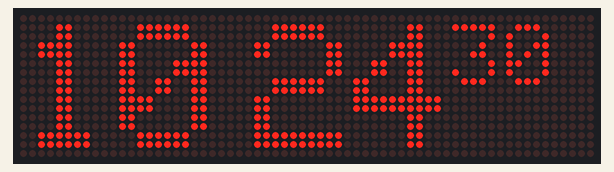
Recording of a sketch running on a simulated Arduino Uno, built with avr-gcc and run on an emulated ATmega328P. On the bench: 64×16 LED matrix. The local clock reads 2024-03-15 10:24:30 at power-on unless the sketch sets it.

Above: at 0.71 s.
At 5.52 s:
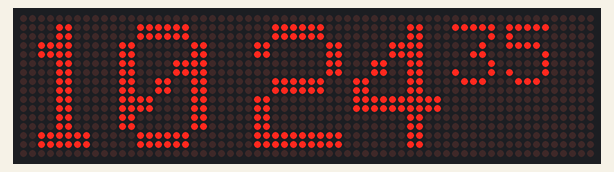
At 10.48 s:
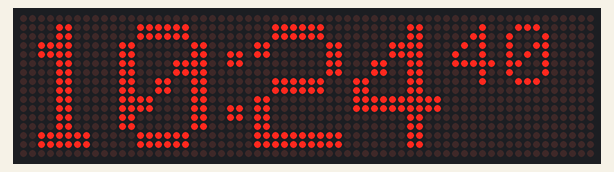
At 20.24 s:
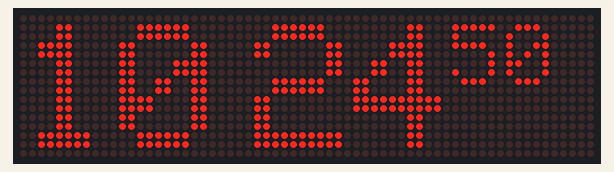
At 30.01 s:
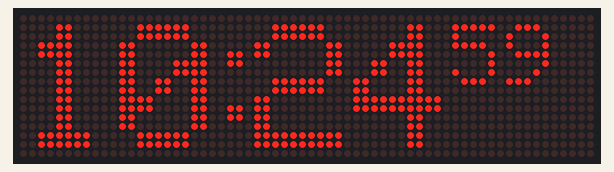
At 39.79 s:
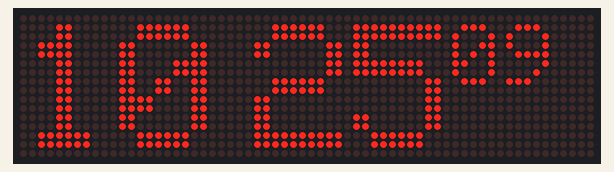

The sketch:

2x8_clock_ds3231.ino
```cpp
#include <SPI.h>
#include <Adafruit_GFX.h>
#include <Max72xxPanel.h>
#include <Wire.h>
#include "Sodaq_DS3231.h"
//complement by avk013 Kovalenko Olexander
int pinCS = 10; // Attach CS to this pin, DIN to MOSI and CLK to SCK (cf http://arduino.cc/en/Reference/SPI )
//int numberOfHorizontalDisplays = 2;
int numberOfHorizontalDisplays = 2;
int numberOfVerticalDisplays = 8;
int f=1,d=9,shag=0, yshag=1,yy=0,flagi=0;
Max72xxPanel matrix = Max72xxPanel(pinCS, numberOfHorizontalDisplays, numberOfVerticalDisplays);

String tape = "0123456789";
int wait = 100; // In milliseconds

int spacer = 1, intens=2;
int width = 5 + spacer; // The font width is 5 pixels

void setup() {
  matrix.shutdown(true);
     delay(600);
  matrix.shutdown(false);
 Serial.begin(9600);      // открываем последовательное соединение
Wire.begin();
rtc.begin();
  matrix.setIntensity(intens); // Use a value between 0 and 15 for brightness

matrix.setPosition(0, 1, 0);
matrix.setPosition(8, 0, 0);
matrix.setPosition(1, 3, 0);
matrix.setPosition(9, 2, 0);
matrix.setPosition(2, 5, 0);
matrix.setPosition(10, 4, 0);
matrix.setPosition(3, 7, 0);
matrix.setPosition(11, 6, 0);
matrix.setPosition(4, 9, 0);
matrix.setPosition(12, 8, 0);
matrix.setPosition(5, 11, 0);
matrix.setPosition(13, 10, 0);
matrix.setPosition(6, 13, 0);
matrix.setPosition(14, 12, 0);
matrix.setPosition(7, 15, 0);
matrix.setPosition(15, 14, 0);
//matrix.setPosition(14, 0, 8);
//matrix.setPosition(14, 8, 1);

matrix.setRotation(7, 2);
matrix.setRotation(6, 2);
matrix.setRotation(5, 2);
matrix.setRotation(4, 2);
matrix.setRotation(3, 2);
matrix.setRotation(2, 2);
matrix.setRotation(1, 2);
matrix.setRotation(0, 2);

matrix.setRotation(1);
}

void loop() {

  matrix.fillScreen(LOW);
  //delay(wait);
   DateTime now = rtc.now(); //get the current date-time
    uint32_t ts = now.getEpoch();
  if (String(now.second(),DEC)=13)
{ matrix.shutdown(true);
//  delay(14);
 matrix.shutdown(false);
  //delay(14);
  matrix.setIntensity(intens);}
//if (shag==d) f=-1;
//if (shag==0) f=1;
//shag+=f;

  String s,m;
   if (String(now.second(),DEC).length()==1) s="0"+String(now.second(),DEC); else s=String(now.second(),DEC);
   if (String(now.minute(),DEC).length()==1) m="0"+String(now.minute(),DEC); else m=String(now.minute(),DEC);
  int ss=11,so=0,siz=2;
  String sec=String(now.hour(),DEC)+m+s;

for(int i=0;i<=sec.length();i++)
   {


     if(i>sec.length()-3) {siz=1;ss=6;}
   if (flagi==1) {if (i==2) {
     so+=1;
     matrix.drawPixel(so, 4,1);
     matrix.drawPixel(so+1, 4,1);
     matrix.drawPixel(so, 5,1);
     matrix.drawPixel(so+1, 5,1);
     matrix.drawPixel(so, 11,1);
     matrix.drawPixel(so+1, 11,1);
     matrix.drawPixel(so, 10,1);
     matrix.drawPixel(so+1, 10,1);
     so+=3;
   }}
   if ((flagi!=1)&&(i==2)) so+=4;
    matrix.drawChar(so+shag, yy+1, sec[i] , HIGH, LOW, siz);
   so+=ss;
  // yy+=yshag;
   //if(yy==2)yshag=-1; else if(yy==0)yshag=1;
    //matrix.drawChar(13*i+shag, 0, sec[i] , HIGH, LOW, 2);
   }
     matrix.write(); // Send bitmap to display
  delay(wait);
 //    matrix.fillScreen(LOW);
   //  delay(wait);
  /*       Serial.println('/');
Serial.print(now.year(), DEC);
  Serial.print('/');
  Serial.print(now.month(), DEC);
  Serial.print('/');
  Serial.print(now.date(), DEC);
  Serial.print(' ');
  Serial.print(now.hour(), DEC);
  Serial.print(':');
  Serial.print(now.minute(), DEC);
  Serial.print(':');
  Serial.print(now.second(), DEC);
    delay(wait);
    */
    if(flagi==1) flagi=0; else flagi=1;
}
```
